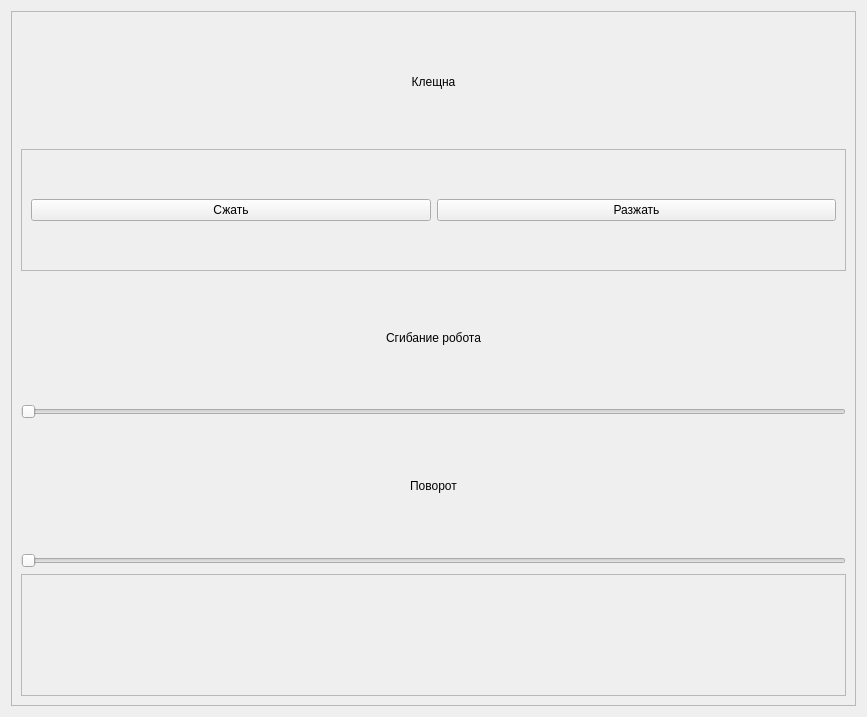
<?xml version="1.0" encoding="UTF-8"?>
<ui version="4.0">
 <class>Form</class>
 <widget class="QWidget" name="Form">
  <property name="geometry">
   <rect>
    <x>0</x>
    <y>0</y>
    <width>867</width>
    <height>717</height>
   </rect>
  </property>
  <property name="windowTitle">
   <string>Form</string>
  </property>
  <property name="styleSheet">
   <string notr="true">QLable{
	text-size:40px;
 text-decoration:uppercase;
}</string>
  </property>
  <layout class="QVBoxLayout" name="verticalLayout">
   <item>
    <widget class="QFrame" name="frame">
     <property name="frameShape">
      <enum>QFrame::StyledPanel</enum>
     </property>
     <property name="frameShadow">
      <enum>QFrame::Raised</enum>
     </property>
     <layout class="QVBoxLayout" name="verticalLayout_2">
      <item>
       <widget class="QLabel" name="label">
        <property name="text">
         <string>Клещна</string>
        </property>
        <property name="alignment">
         <set>Qt::AlignCenter</set>
        </property>
       </widget>
      </item>
      <item>
       <widget class="QFrame" name="frame_3">
        <property name="frameShape">
         <enum>QFrame::StyledPanel</enum>
        </property>
        <property name="frameShadow">
         <enum>QFrame::Raised</enum>
        </property>
        <layout class="QGridLayout" name="gridLayout">
         <item row="0" column="0">
          <widget class="QPushButton" name="pushButton">
           <property name="text">
            <string>Сжать</string>
           </property>
          </widget>
         </item>
         <item row="0" column="1">
          <widget class="QPushButton" name="pushButton_2">
           <property name="text">
            <string>Разжать</string>
           </property>
          </widget>
         </item>
        </layout>
       </widget>
      </item>
      <item>
       <widget class="QLabel" name="label_2">
        <property name="text">
         <string>Сгибание робота</string>
        </property>
        <property name="alignment">
         <set>Qt::AlignCenter</set>
        </property>
       </widget>
      </item>
      <item>
       <widget class="QSlider" name="horizontalSlider_3">
        <property name="orientation">
         <enum>Qt::Horizontal</enum>
        </property>
       </widget>
      </item>
      <item>
       <widget class="QLabel" name="label_3">
        <property name="text">
         <string>Поворот</string>
        </property>
        <property name="alignment">
         <set>Qt::AlignCenter</set>
        </property>
       </widget>
      </item>
      <item>
       <widget class="QSlider" name="horizontalSlider">
        <property name="orientation">
         <enum>Qt::Horizontal</enum>
        </property>
       </widget>
      </item>
      <item>
       <widget class="QFrame" name="frame_2">
        <property name="frameShape">
         <enum>QFrame::StyledPanel</enum>
        </property>
        <property name="frameShadow">
         <enum>QFrame::Raised</enum>
        </property>
       </widget>
      </item>
     </layout>
    </widget>
   </item>
  </layout>
 </widget>
 <resources/>
 <connections/>
</ui>
